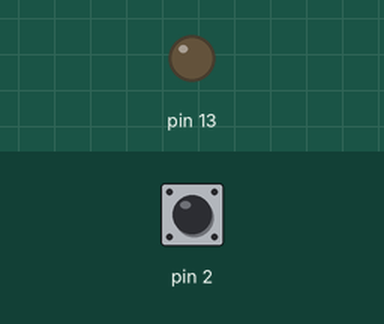
Recording of a sketch running on a simulated Arduino Uno, built with avr-gcc and run on an emulated ATmega328P. Parts: output pins drawn as LEDs (lit = HIGH). The test bench sets the inputs (shaded band); at power-on: pin 2 HIGH.

Above: at 1.2 s.
1.3 s: pin 2 pulled LOW for 0.15 s
At 2.2 s:
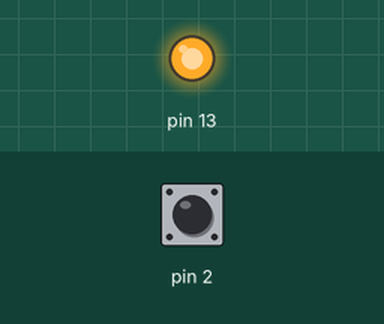
2.9 s: pin 2 pulled LOW for 1 s
At 4.7 s:
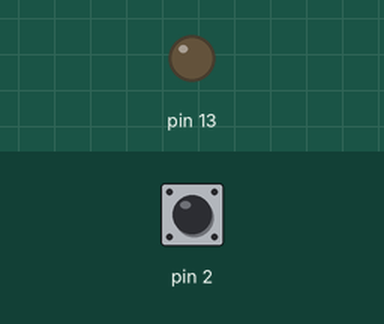
5.4 s: pin 2 pulled LOW for 3.2 s
At 9.4 s:
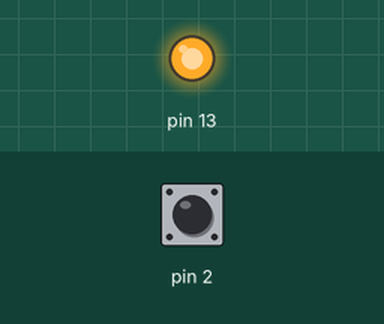
Timing chart, 0 to 10.9 s (numbered marks = the images above; inputs shaded):
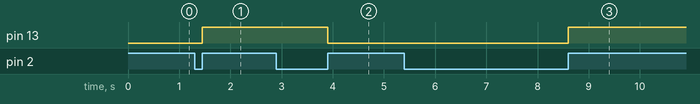

The sketch:

Example5.ino
```cpp
/***
 * Millenium Library - Arduino Workshop
 *
 * TITLE:        Example #5
 * DESCRIPTION:  Input Interrupt.
 * AUTHOR:       Troy Denton (trdenton@gmail.com)
 * DATE:         December 5, 2015
 *
 * Toggle an LED using only interrupts
 *
 **/

/***
 * setup()
 * Description:  Initialize interrupts, pins
 **/
void setup()
{
 // Serial debugging
  Serial.begin(9600);


  //configure pin 13 as our output
  pinMode(13,OUTPUT);

  //configure pin 3 as an input
  pinMode(2,INPUT_PULLUP);

  //attach interrupt functions to pin 3
  //replace RISING with FALLING - what's the difference?
  attachInterrupt(0,pin2Interrupt,RISING);
}


//our input pin interrupt
void pin2Interrupt()
{

  //make the interrupt toggle the state of the output LED
  if(digitalRead(13)==HIGH)
  {
   digitalWrite(13,LOW);
  }
  else
  {
   digitalWrite(13,HIGH);
  }

}

/***
 * loop()
 * Description:  Read a key and print a msg to the LCD.
 **/
void loop()
{
}
```

Measured:
- after the input at 1.3 s, pin 13: LOW → HIGH after 0.15 s
- after the input at 2.9 s, pin 13: HIGH → LOW after 1.0 s
- after the input at 5.4 s, pin 13: LOW → HIGH after 3.2 s
